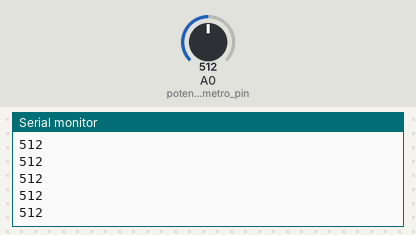
A sketch run on a simulated Arduino Uno, built with avr-gcc and run on an emulated ATmega328P. Shown: the last lines printed to the serial monitor. The inputs (shaded band) are chosen by the test bench; at power-on: A0 (potenciometro_pin) = 512.

Above: at 1.2 s.
1.3 s: A0 (potenciometro_pin) set to 716
At 1.31 s:
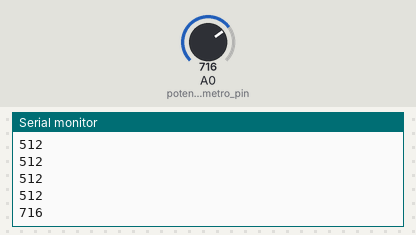
2.8 s: A0 (potenciometro_pin) set to 900
At 2.81 s:
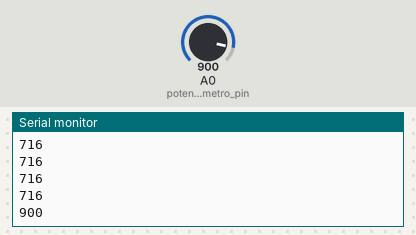
Timing chart, 0 to 5.8 s (numbered marks = the images above; inputs shaded):
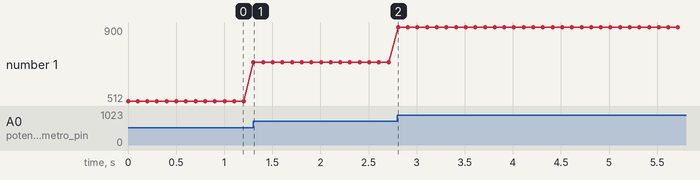

Measured:
- after the input at 1.3 s, the serial monitor: prints a new line at once (image 1)
- after the input at 2.8 s, the serial monitor: prints a new line at once (image 2)
- plotted number 1: 512 → 716 after the input at 1.3 s, 716 → 900 after the input at 2.8 s

The sketch:

Matlab_Arduino.ino
```cpp
/*
     Arduino + Matlab: Serial communication

Mario Pérez Esteso
http://www.geekytheory.com
https://www.youtube.com/user/telecoreference

https://twitter.com/geekytheory

Facebook page! Join us with a LIKE!
https://www.facebook.com/geekytheory
*/


int potenciometro_pin=0; //Analog 0
int valor_potenciometro=0;

void setup(){
  Serial.begin(9600);
}

void loop(){
  valor_potenciometro=analogRead(potenciometro_pin);
  Serial.println(valor_potenciometro);
  delay(100);
}
```
